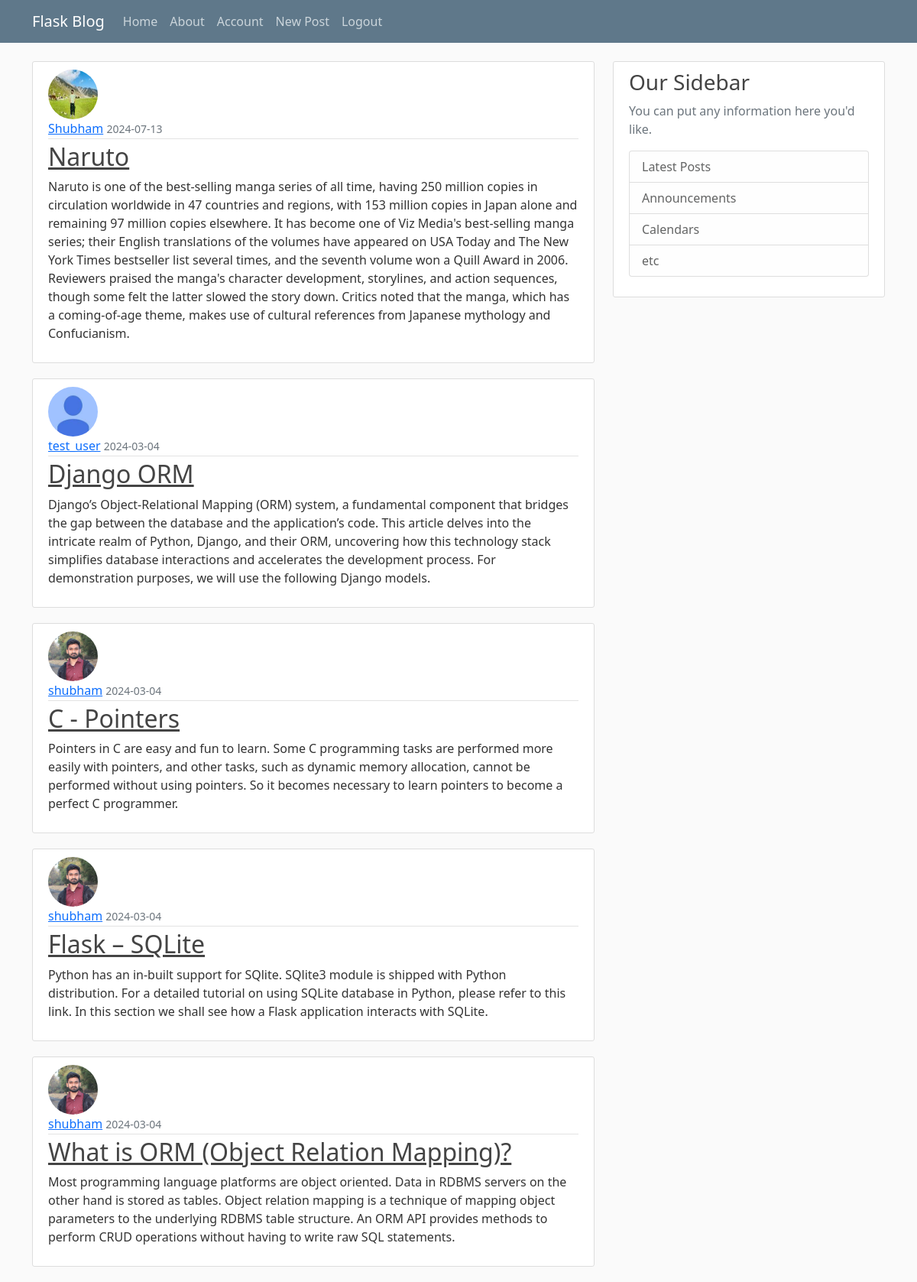
Screenshot of /home (signed in) with the database file from the repository.
### flask_blog/models.py (models this page shows, shortened)
class Post(db.Model):
    id = db.Column(db.Integer, primary_key = True)
    title = db.Column(db.String(120), nullable = False)
    date_posted = db.Column(db.DateTime, nullable = False, default=datetime.utcnow)
    content = db.Column(db.Text, nullable=False)
    user_id = db.Column(db.Integer, db.ForeignKey('user.id'), nullable = False)

class User(db.Model, UserMixin):
    id = db.Column(db.Integer, primary_key = True)
    username = db.Column(db.String(20), unique=True, nullable=False)
    email = db.Column(db.String(120), unique=True, nullable=False)
    image_file = db.Column(db.String(20), nullable=False, default='default.jpg')
    password = db.Column(db.String(60), nullable=False)
    posts = db.relationship('Post', backref='author', lazy=True)

### flask_blog/routes.py (the view)
@app.route("/")
@app.route("/home")
def home():
    page = request.args.get('page', 1, type=int)
    posts = Post.query.order_by(Post.date_posted.desc()).paginate(page=page, per_page=5)
    return render_template("home.html", posts=posts)

### flask_blog/models.py (called while the page is built)
@login_manager.user_loader
def load_user(user_id):
    return User.query.get(int(user_id))

### flask_blog/templates/home.html
{% extends "layout.html" %}
{% block start %}
    {% for post in posts %}
    <article class="media content-section">
      <img class="rounded-circle article-img" src="{{ url_for('static',filename='profile_pics/'+post.author.image_file) }}">
        <div class="media-body">
          <div class="article-metadata">
            <a class="mr-2" href="#">{{ post.author.username }}</a>
            <small class="text-muted">{{ post.date_posted.strftime('%Y-%m-%d') }}</small>
          </div>
          <h2><a class="article-title" href="{{ url_for('post',post_id=post.id) }}">{{ post.title }}</a></h2>
          <p class="article-content">{{ post.content }}</p>
        </div>
      </article>
    {% endfor %}
{% endblock %}

### flask_blog/static/main.css (style rules this page uses)
body { background: #fafafa; color: #333333; margin-top: 5rem; }
h1, h2, h3, h4, h5, h6 { color: #444444; }
.content-section { background: #ffffff; padding: 10px 20px; border: 1px solid #dddddd; border-radius: 3px; margin-bottom: 20px; }
.article-title { color: #444444; }
.article-content { white-space: pre-line; }
.article-img { height: 65px; width: 65px; margin-right: 16px; }
.article-metadata { padding-bottom: 1px; margin-bottom: 4px; border-bottom: 1px solid #e3e3e3 }

### rows the page displays
Post: image_file (picture), author.username "Shubham", date_posted "2024-07-13", title "Naruto", content "Naruto is one of the best-selling manga series of all time, having 250 million copies in circulation worldwide in 47 countries and regions, with 153 million copies in Japan alone and remaining 97 million copies elsewhere. It has become one of Viz Media's best-selling manga series; their English translations of the volumes have appeared on USA Today and The New York Times bestseller list several times, and the seventh volume won a Quill Award in 2006. Reviewers praised the manga's character development, storylines, and action sequences, though some felt the latter slowed the story down. Critics noted that the manga, which has a coming-of-age theme, makes use of cultural references from…"
Post: image_file (placeholder picture), author.username "test_user", date_posted "2024-03-04", title "Django ORM", content "Django’s Object-Relational Mapping (ORM) system, a fundamental component that bridges the gap between the database and the application’s code. This article delves into the intricate realm of Python, Django, and their ORM, uncovering how this technology stack simplifies database interactions and accelerates the development process. For demonstration purposes, we will use the following Django models."
Post: image_file (picture), author.username "shubham", date_posted "2024-03-04", title "C - Pointers", content "Pointers in C are easy and fun to learn. Some C programming tasks are performed more easily with pointers, and other tasks, such as dynamic memory allocation, cannot be performed without using pointers. So it becomes necessary to learn pointers to become a perfect C programmer."
Post: image_file (picture), author.username "shubham", date_posted "2024-03-04", title "Flask – SQLite", content "Python has an in-built support for SQlite. SQlite3 module is shipped with Python distribution. For a detailed tutorial on using SQLite database in Python, please refer to this link. In this section we shall see how a Flask application interacts with SQLite."
Post: image_file (picture), author.username "shubham", date_posted "2024-03-04", title "What is ORM (Object Relation Mapping)?", content "Most programming language platforms are object oriented. Data in RDBMS servers on the other hand is stored as tables. Object relation mapping is a technique of mapping object parameters to the underlying RDBMS table structure. An ORM API provides methods to perform CRUD operations without having to write raw SQL statements."
